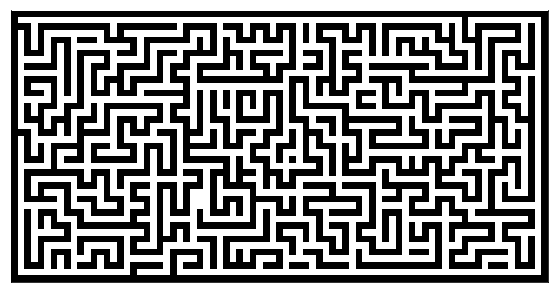

Python code for this plot:
import numpy
from numpy.random import random_integers as rand
import matplotlib.pyplot as pyplot

def maze(width=81, height=51, complexity=.75, density=.75):
    # Only odd shapes
    shape = ((height // 2) * 2 + 1, (width // 2) * 2 + 1)
    # Adjust complexity and density relative to maze size
    complexity = int(complexity * (5 * (shape[0] + shape[1]))) # number of components
    density    = int(density * ((shape[0] // 2) * (shape[1] // 2))) # size of components
    # Build actual maze
    Z = numpy.zeros(shape, dtype=bool)
    # Fill borders
    Z[0, :] = Z[-1, :] = 1
    Z[:, 0] = Z[:, -1] = 1
    # Make aisles
    for i in range(density):
        x, y = rand(0, shape[1] // 2) * 2, rand(0, shape[0] // 2) * 2 # pick a random position
        Z[y, x] = 1
        for j in range(complexity):
            neighbours = []
            if x > 1:             neighbours.append((y, x - 2))
            if x < shape[1] - 2:  neighbours.append((y, x + 2))
            if y > 1:             neighbours.append((y - 2, x))
            if y < shape[0] - 2:  neighbours.append((y + 2, x))
            if len(neighbours):
                y_,x_ = neighbours[rand(0, len(neighbours) - 1)]
                if Z[y_, x_] == 0:
                    Z[y_, x_] = 1
                    Z[y_ + (y - y_) // 2, x_ + (x - x_) // 2] = 1
                    x, y = x_, y_
    return Z

pyplot.figure(figsize=(10, 5))
pyplot.imshow(maze(80, 40), cmap=pyplot.cm.binary, interpolation='nearest')
pyplot.xticks([]), pyplot.yticks([])
pyplot.show()
